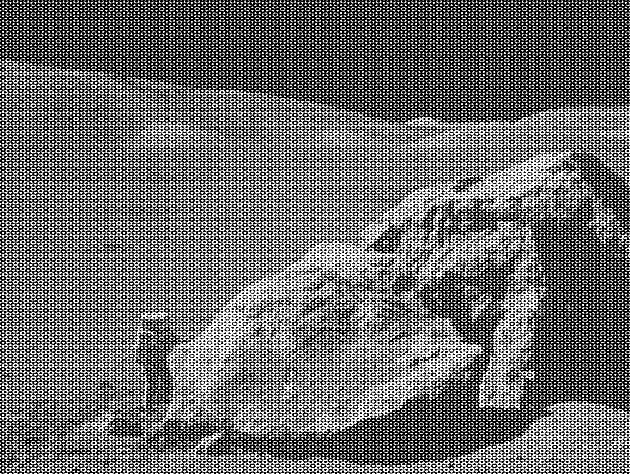
%> input picture 202207 DIP Summer Seminar/Assignment/Ch.5/code/src/Fig0505.tif, 630 x 474 px
$ octave Final_Notchfilter_BU.m   (GNU Octave 9; MATLAB toolbox functions it lacks are replaced by stand-ins)
%> lines starting %> are read from the running program, lines starting %| are printed output that depends on the picture
clear;
clc;

I = imread('src/Fig0505.tif');
%> I is the input picture: size 474x630 uint8; min 0, max 255, mean 108.1
I=im2double(I);
%> I: size 474x630 double
h=size(I,1); % 높이
%> h = 474
w=size(I,2); % 넓이
%> w = 630
P=2*h;
%> P = 948
Q=2*w;
%> Q = 1260
I1=fft2(I,P,Q); % FFT
I2=fftshift(I1); % Centralized 된 FFT
I3=log(1+abs(I2));
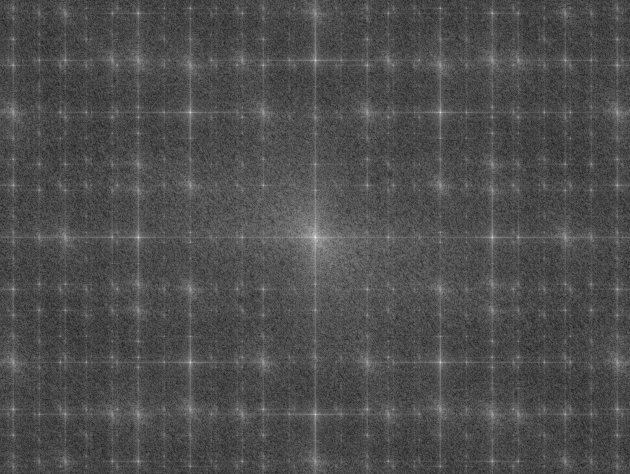
%> I3: size 948x1260 double (shown at 1/2 size); min 0.0394, max 11.75, mean 3.63; drawn with min black and max white
f_max=max(I3(:));
%> f_max = 11.75
I4=I3/f_max; % 주파수 영역 스펙트럼


[x,y]=meshgrid(-floor(Q/2):floor(Q-1)/2, -floor(P/2):floor(P-1)/2); % (수정필요) meshgrid : 벡터 x 및 y에 포함된 좌표를 바탕으로 2차원 그리드 좌표를 반환
Do=15;n=5;fc=30;
a1=x-110/2; b1=y-145/2;
a2=x-110/2; b2=y+145/2;
a3=x+110/2; b3=y+145/2;
a4=x+110/2; b4=y-145/2;
D1=sqrt(a1.^2+b1.^2);
D2=sqrt(a2.^2+b2.^2);
D3=sqrt(a3.^2+b3.^2);
D4=sqrt(a4.^2+b4.^2);

B1=1./(1.+(Do.*(D1.^(-1))).^(2*n));
B2=1./(1.+(Do./D2).^(2*n));
B3=1./(1.+(Do./D3).^(2*n));
B4=1./(1.+(Do./D4).^(2*n));

I5=I4.*B1.*B2.*B3.*B4;
I6=abs(ifft2(I5));
maxi=max(I6(:));
%> maxi = 0.308
[min(I6(:)), max(I6(:)), min(maxi), max(maxi)]
%> ans = [1.56e-10 0.308 0.308 0.308]
I8=im2uint8(I6/maxi);
whos I8; min(I8(:)), max(I8(:)), nnz(I8)
%> after `min(I8(:))`: ans = 0
%> after `max(I8(:))`: ans = 255
%> after `nnz(I8)`: ans = 650
%=========================================================================%
%=============================PLOT========================================%
%=========================================================================%
figure
subplot(1,2,1),imhist(I),title('원본 이미지 히스토그램')
subplot(1,2,2),imhist(histeq(I)),title('히스토그램 평활화')
%> after `title('히스토그램 평활화')`:
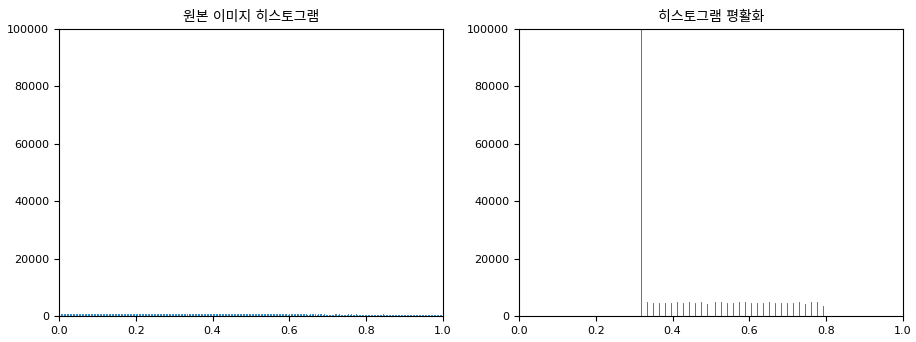
%> figure redrawn from the program's plot data, 2 panels; panel 1: highest point at x = 0, y = 99336; panel 2: highest point at x = 0.318, y = 99903
figure
subplot(2,3,1),imshow(I),title('원본 이미지')
subplot(2,3,2),imshow(real(I1)),title('FFT')
%> after `imshow(real(I1))`:
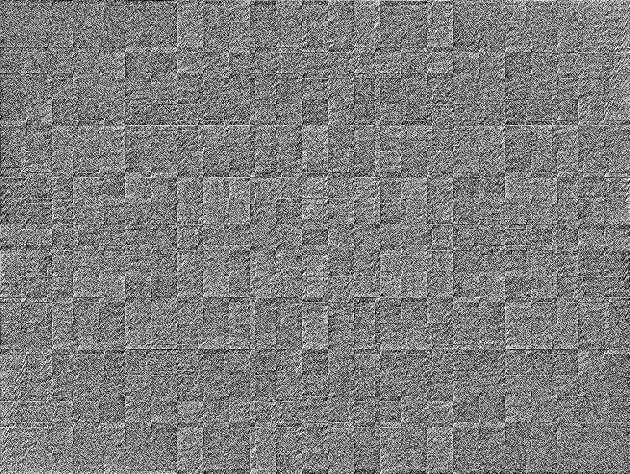
%> displayed picture: size 948x1260, on the screen's scale of 0 to 255 (shown at 1/2 size); min 0, max 255, mean 125.6
subplot(2,3,3),imshow(real(I2)),title('Centralized 된 FFT')
%> after `imshow(real(I2))`:
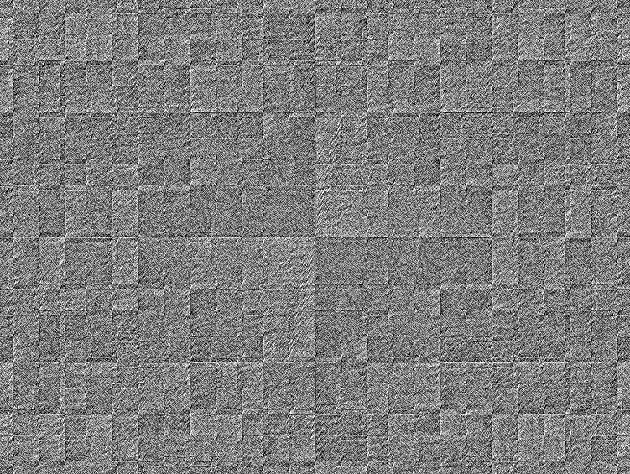
%> displayed picture: size 948x1260, on the screen's scale of 0 to 255 (shown at 1/2 size); min 0, max 255, mean 125.6; mean of the top-left, top-right, bottom-left and bottom-right quarters 124.5, 126.7, 126.8, 124.5
subplot(2,3,4),imshow(I4),title('스펙트럼')
subplot(2,3,5),imshow(I5),title('Notch Reject')
subplot(2,3,6),imshow(I8),title('필터 적용된 이미지')
figure;
imshow(~I8)
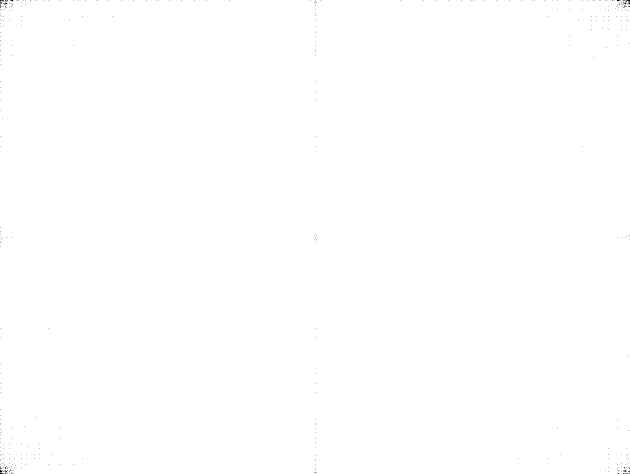
%> displayed picture: size 948x1260 logical (shown at 1/2 size); 99.9% white; black in thin lines or dots
